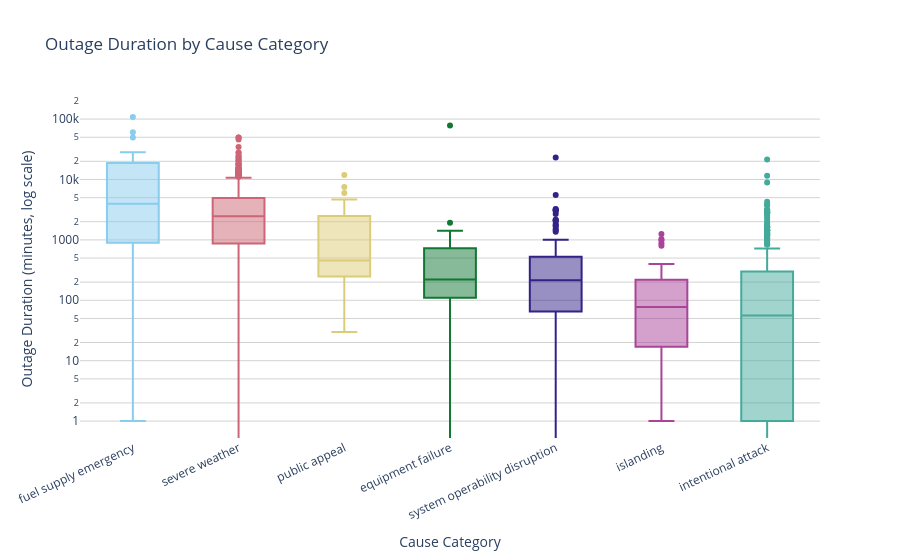

Notebook cell for this chart:
### Markdown cell above
**Univariate analysis – Outage Duration Distribution:** The histogram above shows that outage durations are extremely right-skewed: the vast majority of outages last under ~5,000 minutes (≈3.5 days), while a long tail extends past 50,000 minutes. This heavy skew suggests that a small number of catastrophic events (often severe weather) drive extraordinarily long outages, while most outages are resolved relatively quickly.

### Code cell
# --- Bivariate: Outage duration by cause category (box plot, log scale) ---

cause_duration_order = (
    df.groupby('CAUSE.CATEGORY')['OUTAGE.DURATION']
    .median()
    .sort_values(ascending=False)
    .index.tolist()
)

fig2 = px.box(
    df.dropna(subset=['OUTAGE.DURATION', 'CAUSE.CATEGORY']),
    x='CAUSE.CATEGORY',
    y='OUTAGE.DURATION',
    category_orders={'CAUSE.CATEGORY': cause_duration_order},
    color='CAUSE.CATEGORY',
    log_y=True,
    points='outliers',
    labels={
        'CAUSE.CATEGORY': 'Cause Category',
        'OUTAGE.DURATION': 'Outage Duration (minutes, log scale)',
    },
    title='Outage Duration by Cause Category',
    color_discrete_sequence=px.colors.qualitative.Safe,
)

fig2.update_layout(
    showlegend=False,
    xaxis_tickangle=-25,
    plot_bgcolor='white',
    yaxis=dict(gridcolor='lightgrey'),
)

fig2.show()

### Figure 1 — Plotly figure (JSON) as saved in the notebook; plotly's stock layout.template omitted (floating-point values rounded to 4 significant figures; data arrays with more than 128 entries replaced by an {"elided": "..."} marker saying what was removed)
{"data": [{"alignmentgroup": "True", "boxpoints": "outliers", "hovertemplate": "Cause Category=%{x}<br>Outage Duration (minutes, log scale)=%{y}<extra></extra>", "legendgroup": "fuel supply emergency", "marker": {"color": "rgb(136, 204, 238)"}, "name": "fuel supply emergency", "notched": false, "offsetgroup": "fuel supply emergency", "orientation": "v", "showlegend": true, "type": "box", "x": ["fuel supply emergency", "fuel supply emergency", "fuel supply emergency", "fuel supply emergency", "fuel supply emergency", "fuel supply emergency", "fuel supply emergency", "fuel supply emergency", "fuel supply emergency", "fuel supply emergency", "fuel supply emergency", "fuel supply emergency", "fuel supply emergency", "fuel supply emergency", "fuel supply emergency", "fuel supply emergency", "fuel supply emergency", "fuel supply emergency", "fuel supply emergency", "fuel supply emergency", "fuel supply emergency", "fuel supply emergency", "fuel supply emergency", "fuel supply emergency", "fuel supply emergency", "fuel supply emergency", "fuel supply emergency", "fuel supply emergency", "fuel supply emergency", "fuel supply emergency", "fuel supply emergency", "fuel supply emergency", "fuel supply emergency", "fuel supply emergency", "fuel supply emergency", "fuel supply emergency", "fuel supply emergency", "fuel supply emergency"], "x0": " ", "xaxis": "x", "y": [108700.0, 8468.0, 18660.0, 104.0, 20160.0, 1440.0, 20160.0, 12240.0, 2761.0, 1.0, 1440.0, 23700.0, 17310.0, 10080.0, 25920.0, 3600.0, 5850.0, 23040.0, 18720.0, 255.0, 2355.0, 18240.0, 14400.0, 60480.0, 28170.0, 540.0, 370.0, 660.0, 4320.0, 49430.0, 1260.0, 865.0, 2880.0, 324.0, 900.0, 76.0, 2891.0, 1676.0], "y0": " ", "yaxis": "y"}, {"alignmentgroup": "True", "boxpoints": "outliers", "hovertemplate": "Cause Category=%{x}<br>Outage Duration (minutes, log scale)=%{y}<extra></extra>", "legendgroup": "severe weather", "marker": {"color": "rgb(204, 102, 119)"}, "name": "severe weather", "notched": false, "offsetgroup": "severe weather", "orientation": "v", "showlegend": true, "type": "box", "x": {"elided": "744 str values"}, "x0": " ", "xaxis": "x", "y": {"elided": "744 float values"}, "y0": " ", "yaxis": "y"}, {"alignmentgroup": "True", "boxpoints": "outliers", "hovertemplate": "Cause Category=%{x}<br>Outage Duration (minutes, log scale)=%{y}<extra></extra>", "legendgroup": "public appeal", "marker": {"color": "rgb(221, 204, 119)"}, "name": "public appeal", "notched": false, "offsetgroup": "public appeal", "orientation": "v", "showlegend": true, "type": "box", "x": ["public appeal", "public appeal", "public appeal", "public appeal", "public appeal", "public appeal", "public appeal", "public appeal", "public appeal", "public appeal", "public appeal", "public appeal", "public appeal", "public appeal", "public appeal", "public appeal", "public appeal", "public appeal", "public appeal", "public appeal", "public appeal", "public appeal", "public appeal", "public appeal", "public appeal", "public appeal", "public appeal", "public appeal", "public appeal", "public appeal", "public appeal", "public appeal", "public appeal", "public appeal", "public appeal", "public appeal", "public appeal", "public appeal", "public appeal", "public appeal", "public appeal", "public appeal", "public appeal", "public appeal", "public appeal", "public appeal", "public appeal", "public appeal", "public appeal", "public appeal", "public appeal", "public appeal", "public appeal", "public appeal", "public appeal", "public appeal", "public appeal", "public appeal", "public appeal", "public appeal", "public appeal", "public appeal", "public appeal", "public appeal", "public appeal", "public appeal", "public appeal", "public appeal", "public appeal"], "x0": " ", "xaxis": "x", "y": [2700.0, 388.0, 1078.0, 1195.0, 225.0, 480.0, 197.0, 402.0, 220.0, 455.0, 224.0, 240.0, 210.0, 240.0, 990.0, 6000.0, 7540.0, 394.0, 45.0, 330.0, 120.0, 248.0, 2275.0, 4680.0, 420.0, 3120.0, 2400.0, 300.0, 2775.0, 2775.0, 2775.0, 2775.0, 430.0, 1755.0, 510.0, 557.0, 300.0, 467.0, 430.0, 300.0, 2880.0, 4320.0, 4320.0, 4320.0, 247.0, 1560.0, 3301.0, 420.0, 140.0, 554.0, 89.0, 75.0, 11870.0, 300.0, 206.0, 270.0, 2880.0, 3314.0, 414.0, 62.0, 1337.0, 30.0, 159.0, 1381.0, 300.0, 431.0, 913.0, 1548.0, 720.0], "y0": " ", "yaxis": "y"}, {"alignmentgroup": "True", "boxpoints": "outliers", "hovertemplate": "Cause Category=%{x}<br>Outage Duration (minutes, log scale)=%{y}<extra></extra>", "legendgroup": "equipment failure", "marker": {"color": "rgb(17, 119, 51)"}, "name": "equipment failure", "notched": false, "offsetgroup": "equipment failure", "orientation": "v", "showlegend": true, "type": "box", "x": ["equipment failure", "equipment failure", "equipment failure", "equipment failure", "equipment failure", "equipment failure", "equipment failure", "equipment failure", "equipment failure", "equipment failure", "equipment failure", "equipment failure", "equipment failure", "equipment failure", "equipment failure", "equipment failure", "equipment failure", "equipment failure", "equipment failure", "equipment failure", "equipment failure", "equipment failure", "equipment failure", "equipment failure", "equipment failure", "equipment failure", "equipment failure", "equipment failure", "equipment failure", "equipment failure", "equipment failure", "equipment failure", "equipment failure", "equipment failure", "equipment failure", "equipment failure", "equipment failure", "equipment failure", "equipment failure", "equipment failure", "equipment failure", "equipment failure", "equipment failure", "equipment failure", "equipment failure", "equipment failure", "equipment failure", "equipment failure", "equipment failure", "equipment failure", "equipment failure", "equipment failure", "equipment failure", "equipment failure", "equipment failure"], "x0": " ", "xaxis": "x", "y": [762.0, 46.0, 761.0, 78380.0, 168.0, 600.0, 186.0, 318.0, 39.0, 885.0, 1.0, 149.0, 1204.0, 35.0, 1.0, 418.0, 100.0, 376.0, 652.0, 15.0, 200.0, 159.0, 50.0, 494.0, 0.0, 7.0, 227.0, 295.0, 182.0, 221.0, 1419.0, 396.0, 437.0, 84.0, 202.0, 945.0, 155.0, 749.0, 159.0, 871.0, 164.0, 854.0, 179.0, 182.0, 829.0, 64.0, 1080.0, 269.0, 125.0, 230.0, 620.0, 909.0, 1914.0, 105.0, 61.0], "y0": " ", "yaxis": "y"}, {"alignmentgroup": "True", "boxpoints": "outliers", "hovertemplate": "Cause Category=%{x}<br>Outage Duration (minutes, log scale)=%{y}<extra></extra>", "legendgroup": "system operability disruption", "marker": {"color": "rgb(51, 34, 136)"}, "name": "system operability disruption", "notched": false, "offsetgroup": "system operability disruption", "orientation": "v", "showlegend": true, "type": "box", "x": ["system operability disruption", "system operability disruption", "system operability disruption", "system operability disruption", "system operability disruption", "system operability disruption", "system operability disruption", "system operability disruption", "system operability disruption", "system operability disruption", "system operability disruption", "system operability disruption", "system operability disruption", "system operability disruption", "system operability disruption", "system operability disruption", "system operability disruption", "system operability disruption", "system operability disruption", "system operability disruption", "system operability disruption", "system operability disruption", "system operability disruption", "system operability disruption", "system operability disruption", "system operability disruption", "system operability disruption", "system operability disruption", "system operability disruption", "system operability disruption", "system operability disruption", "system operability disruption", "system operability disruption", "system operability disruption", "system operability disruption", "system operability disruption", "system operability disruption", "system operability disruption", "system operability disruption", "system operability disruption", "system operability disruption", "system operability disruption", "system operability disruption", "system operability disruption", "system operability disruption", "system operability disruption", "system operability disruption", "system operability disruption", "system operability disruption", "system operability disruption", "system operability disruption", "system operability disruption", "system operability disruption", "system operability disruption", "system operability disruption", "system operability disruption", "system operability disruption", "system operability disruption", "system operability disruption", "system operability disruption", "system operability disruption", "system operability disruption", "system operability disruption", "system operability disruption", "system operability disruption", "system operability disruption", "system operability disruption", "system operability disruption", "system operability disruption", "system operability disruption", "system operability disruption", "system operability disruption", "system operability disruption", "system operability disruption", "system operability disruption", "system operability disruption", "system operability disruption", "system operability disruption", "system operability disruption", "system operability disruption", "system operability disruption", "system operability disruption", "system operability disruption", "system operability disruption", "system operability disruption", "system operability disruption", "system operability disruption", "system operability disruption", "system operability disruption", "system operability disruption", "system operability disruption", "system operability disruption", "system operability disruption", "system operability disruption", "system operability disruption", "system operability disruption", "system operability disruption", "system operability disruption", "system operability disruption", "system operability disruption", "system operability disruption", "system operability disruption", "system operability disruption", "system operability disruption", "system operability disruption", "system operability disruption", "system operability disruption", "system operability disruption", "system operability disruption", "system operability disruption", "system operability disruption", "system operability disruption", "system operability disruption", "system operability disruption", "system operability disruption", "system operability disruption", "system operability disruption", "system operability disruption", "system operability disruption", "system operability disruption", "system operability disruption", "system operability disruption", "system operability disruption"], "x0": " ", "xaxis": "x", "y": [19.0, 21.0, 3051.0, 2085.0, 2694.0, 373.0, 868.0, 189.0, 3000.0, 766.0, 245.0, 3255.0, 757.0, 0.0, 271.0, 2159.0, 70.0, 1697.0, 95.0, 121.0, 63.0, 167.0, 130.0, 550.0, 1440.0, 65.0, 65.0, 6.0, 35.0, 23190.0, 300.0, 25.0, 554.0, 215.0, 304.0, 380.0, 278.0, 204.0, 871.0, 3137.0, 352.0, 45.0, 195.0, 129.0, 0.0, 42.0, 132.0, 1365.0, 65.0, 681.0, 191.0, 1732.0, 5513.0, 21.0, 50.0, 48.0, 3180.0, 2129.0, 732.0, 420.0, 355.0, 52.0, 230.0, 155.0, 372.0, 91.0, 152.0, 38.0, 61.0, 90.0, 52.0, 816.0, 155.0, 171.0, 177.0, 32.0, 55.0, 64.0, 56.0, 33.0, 334.0, 230.0, 316.0, 336.0, 25.0, 250.0, 249.0, 133.0, 2055.0, 451.0, 199.0, 1524.0, 39.0, 47.0, 161.0, 234.0, 40.0, 213.0, 761.0, 124.0, 245.0, 1008.0, 13.0, 108.0, 141.0, 959.0, 1835.0, 89.0, 236.0, 326.0, 759.0, 241.0, 0.0, 31.0, 103.0, 284.0, 391.0, 439.0, 5.0, 237.0, 224.0, 95.0, 220.0], "y0": " ", "yaxis": "y"}, {"alignmentgroup": "True", "boxpoints": "outliers", "hovertemplate": "Cause Category=%{x}<br>Outage Duration (minutes, log scale)=%{y}<extra></extra>", "legendgroup": "islanding", "marker": {"color": "rgb(170, 68, 153)"}, "name": "islanding", "notched": false, "offsetgroup": "islanding", "orientation": "v", "showlegend": true, "type": "box", "x": ["islanding", "islanding", "islanding", "islanding", "islanding", "islanding", "islanding", "islanding", "islanding", "islanding", "islanding", "islanding", "islanding", "islanding", "islanding", "islanding", "islanding", "islanding", "islanding", "islanding", "islanding", "islanding", "islanding", "islanding", "islanding", "islanding", "islanding", "islanding", "islanding", "islanding", "islanding", "islanding", "islanding", "islanding", "islanding", "islanding", "islanding", "islanding", "islanding", "islanding", "islanding", "islanding", "islanding", "islanding"], "x0": " ", "xaxis": "x", "y": [1.0, 233.0, 96.0, 47.0, 19.0, 21.0, 180.0, 56.0, 13.0, 1254.0, 144.0, 3.0, 270.0, 26.0, 797.0, 12.0, 195.0, 1.0, 15.0, 223.0, 268.0, 14.0, 400.0, 44.0, 26.0, 98.0, 135.0, 50.0, 53.0, 5.0, 157.0, 11.0, 1035.0, 251.0, 122.0, 214.0, 193.0, 3.0, 32.0, 984.0, 881.0, 2.0, 59.0, 181.0], "y0": " ", "yaxis": "y"}, {"alignmentgroup": "True", "boxpoints": "outliers", "hovertemplate": "Cause Category=%{x}<br>Outage Duration (minutes, log scale)=%{y}<extra></extra>", "legendgroup": "intentional attack", "marker": {"color": "rgb(68, 170, 153)"}, "name": "intentional attack", "notched": false, "offsetgroup": "intentional attack", "orientation": "v", "showlegend": true, "type": "box", "x": {"elided": "403 str values"}, "x0": " ", "xaxis": "x", "y": {"elided": "403 float values"}, "y0": " ", "yaxis": "y"}], "layout": {"boxmode": "overlay", "legend": {"title": {"text": "Cause Category"}, "tracegroupgap": 0}, "plot_bgcolor": "white", "showlegend": false, "title": {"text": "Outage Duration by Cause Category"}, "xaxis": {"anchor": "y", "categoryarray": ["fuel supply emergency", "severe weather", "public appeal", "equipment failure", "system operability disruption", "islanding", "intentional attack"], "categoryorder": "array", "domain": [0, 1], "tickangle": -25, "title": {"text": "Cause Category"}}, "yaxis": {"anchor": "x", "domain": [0, 1], "gridcolor": "lightgrey", "title": {"text": "Outage Duration (minutes, log scale)"}, "type": "log"}}}
